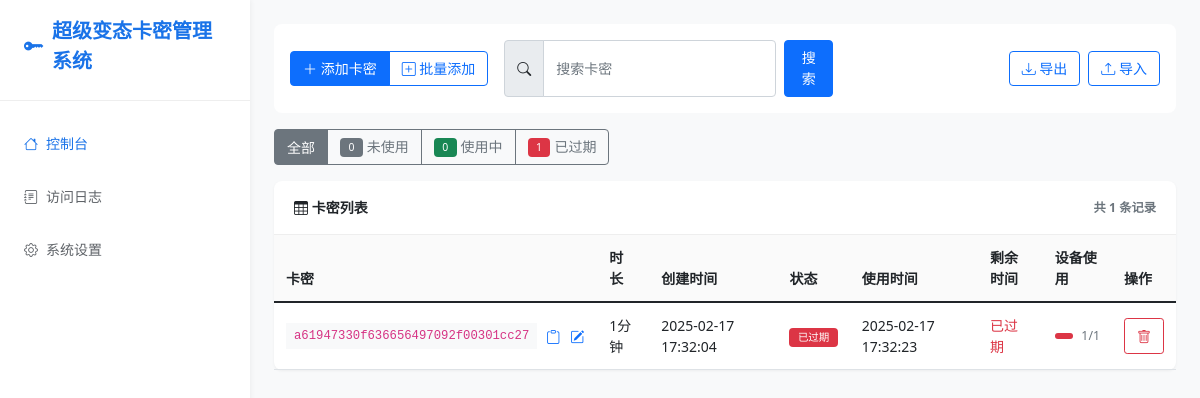
Before: / with the older database file.
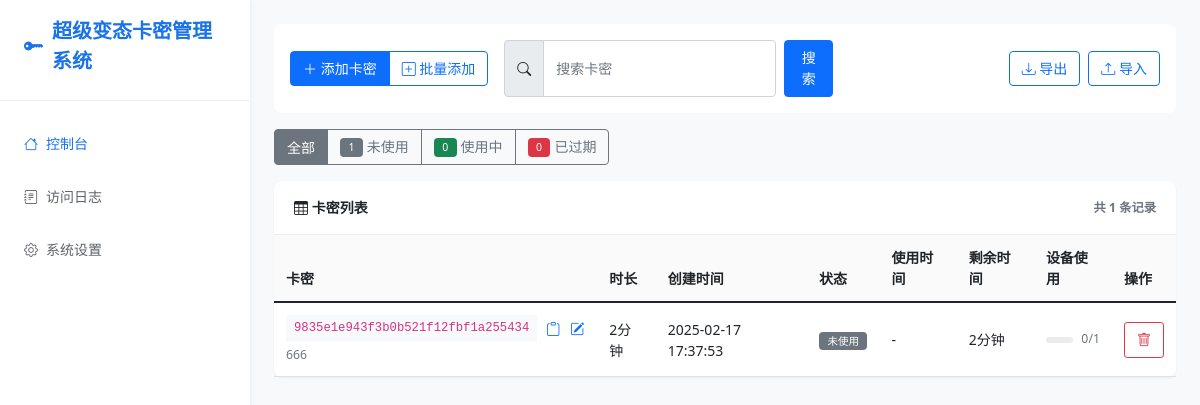
After: the same page with the newer database file.
### app.py (models this page shows, shortened)
class Card(db.Model):
    id = db.Column(db.Integer, primary_key=True)
    card_key = db.Column(db.String(32), unique=True, nullable=False)
    remark = db.Column(db.String(255), nullable=True, default="")
    minutes = db.Column(db.Integer, nullable=False)
    created_at = db.Column(db.DateTime, nullable=False, default=get_local_time)
    is_used = db.Column(db.Boolean, default=False)
    used_at = db.Column(db.DateTime, nullable=True)
    device_id = db.Column(db.String(500), nullable=True)  # 存储多个设备ID，用逗号分隔
    max_devices = db.Column(db.Integer, default=1)  # 最大允许设备数量
    def get_devices(self):
        return self.device_id.split(',') if self.device_id else []
    def is_expired(self):
        if not self.is_used:
            return False
        if not self.used_at:
            return True
        current_time = get_local_time()
        expiration_time = self.used_at + timedelta(minutes=self.minutes)
        return current_time >= expiration_time
    def get_status(self):
        if not self.is_used:
            return "未使用"
        elif self.is_expired():
            return "已过期"
        else:
            return "使用中"

### app.py (the view, shortened to what this page needs)
@app.route('/')
def index():
    try:
        page = request.args.get('page', 1, type=int)
        per_page = settings.get('per_page', 10)
        status = request.args.get('status')
        search = request.args.get('search', '').strip()
        current_time = get_local_time()
        unused_count = Card.query.filter_by(is_used=False).count()
        used_cards = Card.query.filter(
            Card.is_used == True,
            Card.used_at != None
        ).all()
        used_count = sum(
            1 for card in used_cards
            if card.used_at + timedelta(minutes=card.minutes) > current_time
        )
        expired_count = sum(
            1 for card in used_cards
            if card.used_at + timedelta(minutes=card.minutes) <= current_time
        )
        query = Card.query
        if search:
            query = query.filter(Card.card_key.like(f'%{search}%'))
        query = query.order_by(Card.created_at.desc())
        pagination = query.paginate(page=page, per_page=per_page, error_out=False)
        cards = pagination.items if pagination else []
        return render_template('index.html',
                             cards=cards,
                             pagination=pagination,
                             status=status,
                             search=search,
                             unused_count=unused_count,
                             used_count=used_count,
                             expired_count=expired_count,
                             settings=settings.settings)
    except Exception as e:
        logger.error(f"访问首页出错: {str(e)}", exc_info=True)
        return render_template('index.html',
                             cards=[],
                             pagination=None,
                             status=status,
                             search=search,
                             unused_count=0,
                             used_count=0,
                             expired_count=0,
                             error="获取卡密列表失败",
                             settings=settings.settings)

### app.py (called while the page is built, shortened)
def get_local_time():
    return datetime.now()

@app.before_request
def log_request():
    try:
        card_operations = {
            '/api/verify_card': '验证卡密',
            '/add_card': '添加卡密',
            '/delete_card': '删除卡密',
            '/import_cards': '导入卡密',
            '/export_cards': '导出卡密'
        }
    except Exception as e:
        error_logger.error(f"记录访问日志出错: {str(e)}", exc_info=True)

@app.after_request
def update_log_status(response):
    try:
        if hasattr(g, 'log_id'):
            log = AccessLog.query.get(g.log_id)
            if log:
                log.status_code = response.status_code
                db.session.commit()
    except Exception as e:
        error_logger.error(f"更新日志状态出错: {str(e)}", exc_info=True)
    return response

    def get(self, key, default=None):
        return self.settings.get(key, default)

### templates/index.html (shortened to what this page needs)
{% extends "base.html" %}
{% block content %}
<div class="toolbar">
    <div class="toolbar-item">
        <div class="btn-group">
            <button type="button" class="btn btn-primary" data-bs-toggle="modal" data-bs-target="#addCardModal">
                <i class="bi bi-plus-lg"></i> 添加卡密
            </button>
            <button type="button" class="btn btn-outline-primary" data-bs-toggle="modal" data-bs-target="#addBulkCardsModal">
                <i class="bi bi-plus-square"></i> 批量添加
            </button>
        </div>
    </div>
    <div class="toolbar-item flex-grow-1">
        <form action="{{ url_for('index') }}" method="GET" class="d-flex gap-2" id="searchForm">
            <div class="input-group">
                <span class="input-group-text"><i class="bi bi-search"></i></span>
                <input type="text" class="form-control" name="search" placeholder="搜索卡密" value="{{ search }}">
            </div>
            <button type="submit" class="btn btn-primary">搜索</button>
        </form>
    </div>
    <div class="toolbar-item">
        <a href="{{ url_for('export_cards') }}" class="btn btn-outline-primary">
            <i class="bi bi-download"></i> 导出
        </a>
        <button type="button" class="btn btn-outline-primary" data-bs-toggle="modal" data-bs-target="#importCardsModal">
            <i class="bi bi-upload"></i> 导入
        </button>
    </div>
</div>
<div class="status-filter mb-3">
    <div class="btn-group">
        <button type="button" class="btn btn-outline-secondary {% if not status %}active{% endif %}" onclick="filterStatus('')">
            全部
        </button>
        <button type="button" class="btn btn-outline-secondary {% if status == 'unused' %}active{% endif %}" onclick="filterStatus('unused')">
            <span class="badge bg-secondary me-1">{{ unused_count }}</span>未使用
        </button>
        <button type="button" class="btn btn-outline-secondary {% if status == 'used' %}active{% endif %}" onclick="filterStatus('used')">
            <span class="badge bg-success me-1">{{ used_count }}</span>使用中
        </button>
        <button type="button" class="btn btn-outline-secondary {% if status == 'expired' %}active{% endif %}" onclick="filterStatus('expired')">
            <span class="badge bg-danger me-1">{{ expired_count }}</span>已过期
        </button>
    </div>
</div>
<div class="card">
    <div class="card-header d-flex justify-content-between align-items-center">
        <span><i class="bi bi-table"></i> 卡密列表</span>
        <small class="text-muted">共 {{ pagination.total }} 条记录</small>
    </div>
    <div class="table-responsive">
        <table class="table table-hover">
            <thead>
                <tr>
                    <th>卡密</th>
                    <th>时长</th>
                    <th>创建时间</th>
                    <th>状态</th>
                    <th>使用时间</th>
                    <th>剩余时间</th>
                    <th>设备使用</th>
                    <th>操作</th>
                </tr>
            </thead>
            <tbody>
                {% if cards %}
                    {% for card in cards %}
                    <tr data-card-id="{{ card.id }}">
                        <td>
                            <div class="d-flex flex-column">
                                <div class="d-flex align-items-center gap-2">
                                    <code class="bg-light px-2 py-1">{{ card.card_key }}</code>
                                    <button type="button" class="btn btn-sm btn-link p-0" onclick="copyToClipboard('{{ card.card_key }}')" title="复制卡密">
                                        <i class="bi bi-clipboard"></i>
                                    </button>
                                    <button type="button" class="btn btn-sm btn-link p-0" onclick="showRemarkModal('{{ card.id }}', '{{ card.remark }}')" title="编辑备注">
                                        <i class="bi bi-pencil-square"></i>
                                    </button>
                                </div>
                                {% if card.remark %}
                                <small class="text-muted mt-1">{{ card.remark }}</small>
                                {% endif %}
                            </div>
                        </td>
                        <td>{{ card.minutes }}分钟</td>
                        <td>{{ card.created_at.strftime('%Y-%m-%d %H:%M:%S') }}</td>
                        <td class="card-status">
                            {% if not card.is_used %}
                                <span class="badge bg-secondary">未使用</span>
                            {% else %}
                                {% set status = card.get_status() %}
                                {% if status == "使用中" %}
                                    <span class="badge bg-success">使用中</span>
                                {% elif status == "已过期" %}
                                    <span class="badge bg-danger">已过期</span>
                                {% endif %}
                            {% endif %}
                        </td>
                        <td class="card-used-at">{{ card.used_at.strftime('%Y-%m-%d %H:%M:%S') if card.used_at else '-' }}</td>
                        <td class="card-remaining">
                            {% if card.is_used %}
                                {% if not card.is_expired() %}
                                    <div class="countdown"
                                         data-used-at="{{ card.used_at.isoformat() }}"
                                         data-minutes="{{ card.minutes }}">
                                        计算中...
                                    </div>
                                {% else %}
                                    <span class="text-danger">已过期</span>
                                {% endif %}
                            {% else %}
                                {{ card.minutes }}分钟
                            {% endif %}
                        </td>
                        <td class="card-devices">
                            <div class="d-flex align-items-center">
                                <div class="progress flex-grow-1" style="height: 6px;">
                                    {% set device_count = card.get_devices()|length %}
                                    {% set percentage = (device_count / card.max_devices * 100)|int %}
                                    <div class="progress-bar {% if percentage >= 100 %}bg-danger{% elif percentage >= 75 %}bg-warning{% else %}bg-success{% endif %}"
                                         role="progressbar"
                                         style="width: {{ percentage }}%">
                                    </div>
                                </div>
                                <small class="ms-2 text-muted">{{ device_count }}/{{ card.max_devices }}</small>
                            </div>
                        </td>
                        <td>
                            <form action="{{ url_for('delete_card', card_id=card.id) }}" method="POST" class="d-inline">
                                <button type="submit" class="btn btn-sm btn-outline-danger" onclick="return confirm('确定要删除这个卡密吗？')">
                                    <i class="bi bi-trash"></i>
                                </button>
                            </form>
                        </td>
                    </tr>
                    {% endfor %}
                {% endif %}
            </tbody>
        </table>
    </div>
</div>
{% endblock %}

### templates/base.html (shortened to what this page needs)
<!DOCTYPE html>
<html lang="zh">
<head>
    <link href="https://cdn.jsdelivr.net/npm/bootstrap@5.1.3/dist/css/bootstrap.min.css" rel="stylesheet">
    <link rel="stylesheet" href="https://cdn.jsdelivr.net/npm/bootstrap-icons@1.7.2/font/bootstrap-icons.css">
</head>
<body>
    <div class="wrapper">
        <nav class="sidebar">
            <div class="sidebar-header">
                <a href="/" class="sidebar-brand">
                    <i class="bi bi-key-fill"></i>
                    {{ settings.site_name }}
                </a>
            </div>
            <ul class="nav flex-column mt-3">
                <li class="nav-item">
                    <a href="{{ url_for('index') }}" class="nav-link {% if request.endpoint == 'index' %}active{% endif %}">
                        <i class="bi bi-house"></i>
                        控制台
                    </a>
                </li>
                <li class="nav-item">
                    <a href="{{ url_for('view_logs') }}" class="nav-link {% if request.endpoint == 'view_logs' %}active{% endif %}">
                        <i class="bi bi-journal-text"></i>
                        访问日志
                    </a>
                </li>
                <li class="nav-item">
                    <a href="{{ url_for('settings_page') }}" class="nav-link {% if request.endpoint == 'settings_page' %}active{% endif %}">
                        <i class="bi bi-gear"></i>
                        系统设置
                    </a>
                </li>
            </ul>
        </nav>
        <div class="main-content">
            {% block content %}{% endblock %}
        </div>
    </div>
</body>
</html>

### templates/base.html (style rules this page uses)
:root { --primary-color: #1a73e8; --secondary-color: #5f6368; --success-color: #34a853; --warning-color: #fbbc05; --danger-color: #ea4335; --background-color: #f8f9fa; --sidebar-width: 250px; --header-height: 60px; --card-bg: #fff; }
body { background-color: var(--background-color); font-size: 0.875rem; }
.wrapper { display: flex; min-height: 100vh; }
.sidebar { width: var(--sidebar-width); background: var(--card-bg); box-shadow: 1px 0 5px rgba(0,0,0,0.05); position: fixed; height: 100vh; z-index: 1000; padding: 1rem 0; }
.sidebar-header { padding: 0 1.5rem 1.5rem; border-bottom: 1px solid #eee; }
.sidebar-brand { color: var(--primary-color); font-size: 1.25rem; font-weight: 600; text-decoration: none; display: flex; align-items: center; gap: 0.5rem; }
.nav-item { padding: 0.5rem 1.5rem; }
.nav-link { color: var(--secondary-color); display: flex; align-items: center; gap: 0.5rem; padding: 0.5rem 0; }
.nav-link:hover, .nav-link.active { color: var(--primary-color); }
.main-content { flex: 1; margin-left: var(--sidebar-width); padding: 1.5rem; }
.card { border: none; box-shadow: 0 1px 3px rgba(0,0,0,0.05); margin-bottom: 1rem; border-radius: 0.5rem; }
.card-header { background: none; padding: 1rem 1.25rem; border-bottom: 1px solid #eee; font-weight: 600; }
.form-control, .form-select, .btn { font-size: 0.875rem; padding: 0.4rem 0.75rem; }
.input-group-text { font-size: 0.875rem; padding: 0.4rem 0.75rem; }
.table { font-size: 0.875rem; margin-bottom: 0; }
.table th { font-weight: 600; background: #fafafa; padding: 0.75rem; }
.table td { padding: 0.75rem; vertical-align: middle; }
.badge { padding: 0.4em 0.8em; font-weight: 500; }
.toolbar { background: var(--card-bg); padding: 1rem; border-radius: 0.5rem; margin-bottom: 1rem; display: flex; gap: 1rem; align-items: center; }
.toolbar-item { display: flex; align-items: center; gap: 0.5rem; }

Changed rows visible on the page:
removed Card: card_key "a61947330f636656497092f00301cc27", minutes "1", created_at "2025-02-17 17:32:04", is_used "已过期", used_at "2025-02-17 17:32:23", {{ percentage }} 100 (drawn), device_count "1", max_devices "1"
added Card: card_key "9835e1e943f3b0b521f12fbf1a255434", remark "666", minutes "2", created_at "2025-02-17 17:37:53", shows "未使用", used_at "-", is_used "0", max_devices "1"
Other visible differences:
{{ unused_count }}: "0" → "1"
{{ expired_count }}: "1" → "0"
